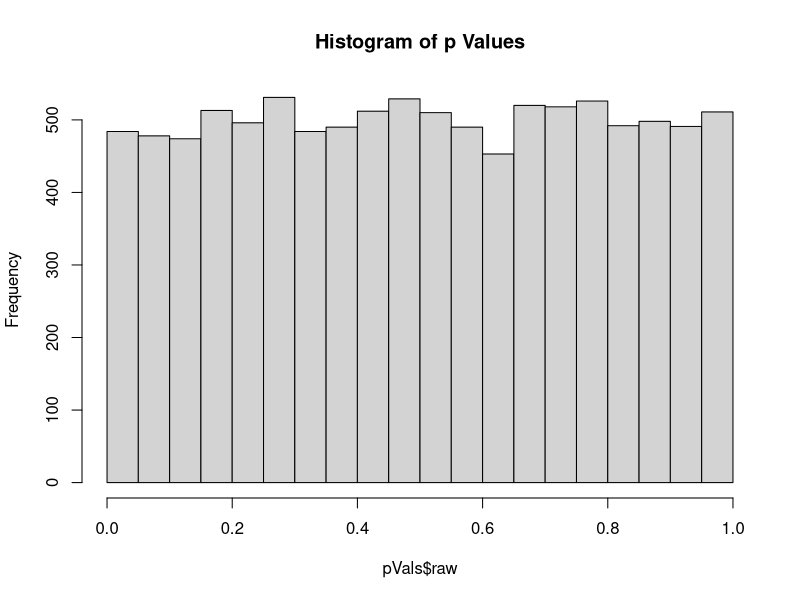
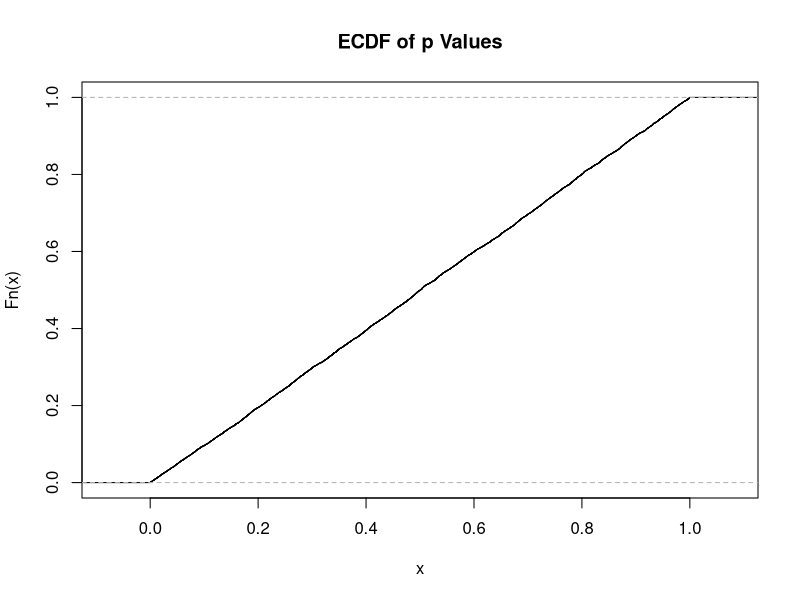
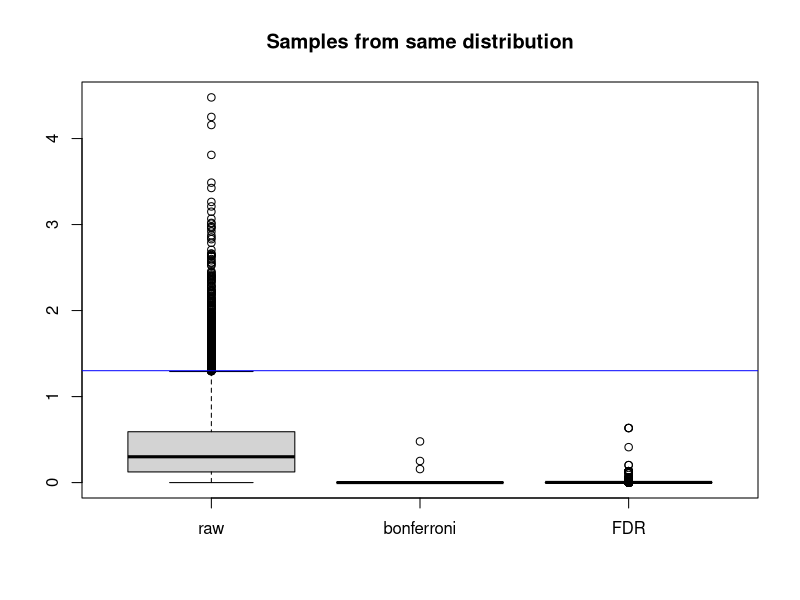
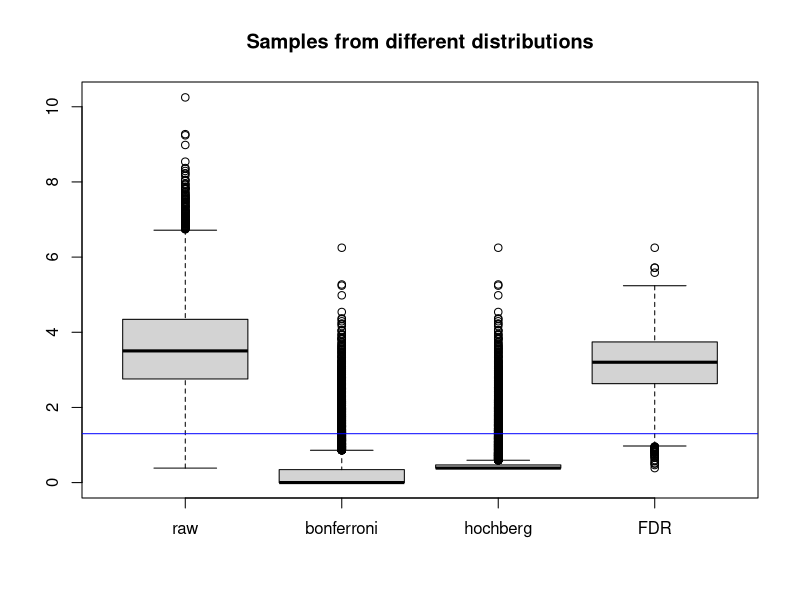

Write the R code that produced these figures, in order.
## ---- chunk 1
knitr::opts_chunk$set(echo = T, collapse=T,include =T)
## ---- chunk 2
MHE <- function(nFeatures, nSample, popMean1, popMean2, popSD){
  data.frame(raw = unlist(lapply(1:nFeatures, function(x){
    smp1 <- rnorm(nSample, popMean1, popSD)
    smp2 <- rnorm(nSample, popMean2, popSD)
    t.test(smp1, smp2)$p.value
  })))
}
## ---- chunk 3
set.seed(2020)
nFeat <- 1e4 # Number of features
pVals <- MHE(nFeatures = nFeat, nSample = 10, popMean1 = 100, popMean2 = 100, popSD = 10)
## ---- chunk 4
alpha <- 0.05
sum(pVals$raw < alpha) / nFeat
## ---- chunk 5
hist(pVals$raw, main = "Histogram of p Values")
## ---- chunk 6
plot(ecdf(pVals$raw), main = "ECDF of p Values")
## ---- chunk 7
bonferroni_correction <- function(p){
  pTmp <- p * length(p)
  pTmp <- sapply(pTmp, function(x){
    min(x, 1)
  })
  return(pTmp)
}
## ---- chunk 8
pVals$bonferroni <- bonferroni_correction(pVals$raw)
sum(pVals$bonferroni < 0.05)
## ---- chunk 9
pVals2 <- MHE(nFeatures = nFeat, nSample = 10, popMean1 = 100, popMean2 = 120, popSD = 10)
pVals2$bonferroni <- bonferroni_correction(pVals2$raw)
mean(pVals2$bonferroni < 0.05)
## ---- chunk 10
hochberg_correction <- function(p){
  oNames <- names(p) # save the original names if there are
  names(p) <- seq_along(p)
  pTmp <- sort(p, decreasing = FALSE)
  pTmp <- pTmp * (length(p):1)
  pTmp[which(pTmp > max(p))] <- max(p)
  pAdj <- pTmp[order(as.numeric(names(pTmp)))] #Sort p values in original order
  names(pAdj) <- oNames #Original names (if any)
  return(pAdj)
}
## ---- chunk 11
pVals2$hochberg <- hochberg_correction(pVals2$raw) 
mean(pVals2$hochberg < 0.05)
## ---- chunk 12
# Benjamin Hochberg FDR correction implementation
BH_correction <- function(p){
  oNames <- names(p) # save the original names if there are
  names(p) <- seq_along(p)
  pTmp <- sort(p, decreasing = FALSE)
  rank <- seq_along(pTmp)
  for(i in rev(head(rank, -1))){
    pA <- pTmp[i + 1] # The previous corrected p value
    pB <- pTmp[i] * length(p) / rank[i] # p value * number of p Values / rank
    pTmp[i] <- min(c(pA, pB)) # The minimum of both
  }
  pAdj <- pTmp[order(as.numeric(names(pTmp)))]
  names(pAdj) <- oNames
  return(pAdj)
}
## ---- chunk 13
pVals$FDR <- BH_correction(pVals$raw)
pVals2$FDR <- BH_correction(pVals2$raw)

FDR1 <- mean(pVals$FDR < 0.05)
FDR2 <- mean(pVals2$FDR < 0.05)
## ---- chunk 14
boxplot(-log10(pVals), main = "Samples from same distribution")
abline(h = -log10(0.05), col = "blue", las = 2)
## ---- chunk 15
boxplot(-log10(pVals2), main = "Samples from different distributions")
abline(h = -log10(0.05), col = "blue", las = 2)
